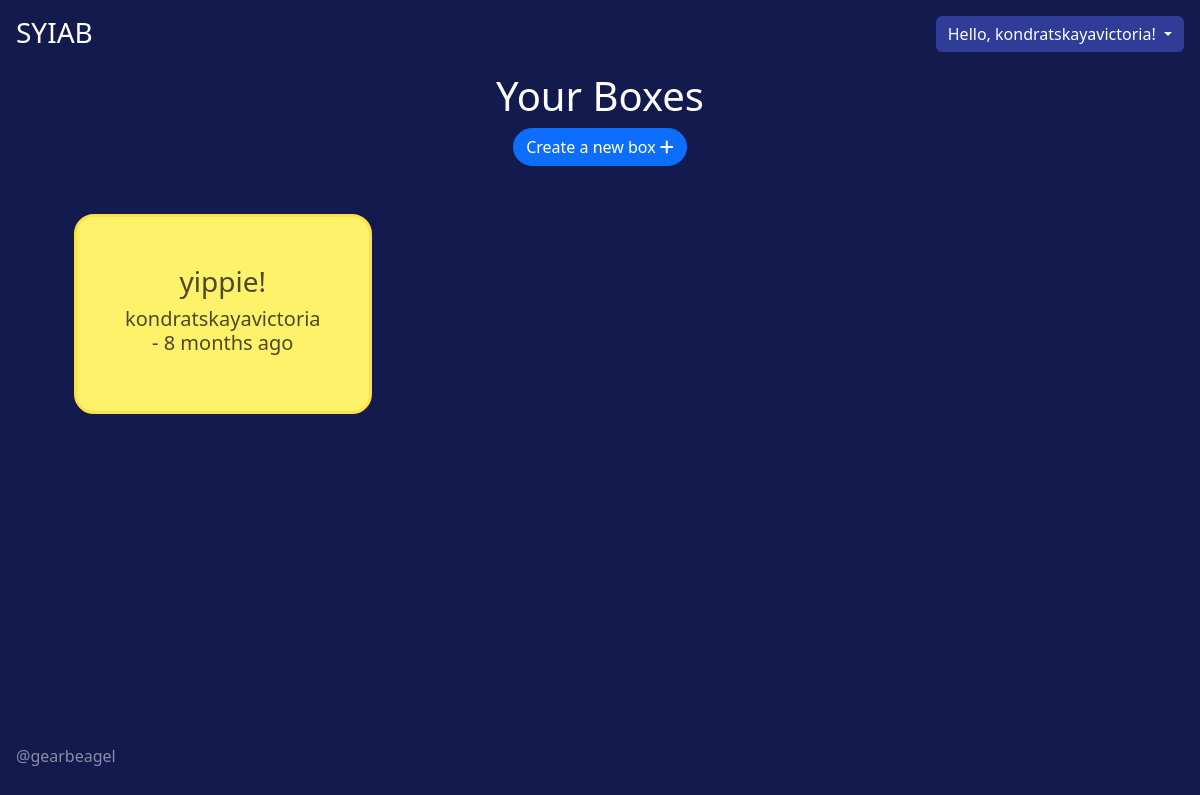
The page / (signed in) on the database its author committed.
### boxes/models.py (models this page shows, shortened)
class Box(models.Model):
    class Statuses(models.TextChoices):
        EDITED = 'E', _('Edited')
        LOCKED = 'L', _('Locked')
        OPENED = 'O', _('Opened')
    class Categories(models.TextChoices):
        FAMILY = 'FA', _('Family')
        TRAVEL = 'TR', _('Travel')
        FRIENDS = 'FR', _('Friends')
        LOVE = 'LO', _('Love')
        HOBBY = 'HO', _('Hobby')
        OTHER = 'O', _('Other')
    name = models.CharField(max_length=100)
    slug = models.SlugField(unique=True, blank=True)
    creator = models.ForeignKey(User, on_delete=models.CASCADE)
    date_created = models.DateTimeField(default=timezone.now)
    date_opening = models.DateTimeField()
    status = models.CharField(choices=Statuses.choices, default=Statuses.EDITED, max_length=100)
    category = models.CharField(choices=Categories.choices, default=Categories.OTHER, max_length=100)

### registration/views.py (the view)
# urls.py: 2. Add a URL to urlpatterns:  path('', views.home, name='home')
def home(request):
    context = {}
    message = ''
    context['message'] = message
    if request.user.is_authenticated:
        boxes = Box.objects.filter(creator=request.user).all().order_by('-date_created')
        if boxes:
            for box in boxes:
                box.humanized_opening_date = humanize.naturaltime(box.date_opening)
            context['boxes'] = boxes
    return render(request, 'main.html', context)

### templates/main.html (shortened to what this page needs)
{% load static %}
<!DOCTYPE html>
<html lang="en" class="h-100" data-bs-theme="auto">
<head>
    <link href="https://cdn.jsdelivr.net/npm/bootstrap@5.3.3/dist/css/bootstrap.min.css" rel="stylesheet"
>
    <link href="{% static 'fontawesomefree/css/fontawesome.css' %}" rel="stylesheet" type="text/css">
    <link href="{% static 'fontawesomefree/css/brands.css' %}" rel="stylesheet" type="text/css">
    <link href="{% static 'fontawesomefree/css/solid.css' %}" rel="stylesheet" type="text/css">
</head>
<body class="d-flex h-100 text-center text-bg-dark" style="background-color: #131A4E !important;">
<div class="cover-container d-flex w-100 h-100 p-3 mx-auto flex-column">
    <header class="mb-3 sticky-md-top">
        <div>
            <a href="{% url "home" %}" style="text-decoration: none"><h3 class="float-md-start mb-0">SYIAB</h3></a>
        </div>
        {% if user.is_authenticated %}
            <div class="dropdown-menu-end float-md-end">
                <button class="btn btn-secondary dropdown-toggle" type="button" id="dropdownMenuButton"
                        data-bs-toggle="dropdown" aria-expanded="false" style="background-color: #2F3D99; border: none">
                    Hello, {{ user.username }}!
                </button>
            </div>
        {% endif %}
    </header>
    <main>
        <div class="position-fixed top-0 end-0 p-3 mt-5">
        </div>
        {% block content %}
            {% if not user.is_authenticated %}
                <div class="px-3">
                    <h1>See You in a Bunch.</h1>
                    <p class="lead">"See you in a Bunch" (or SYIAB) is a web application, that serves as a time
                        capsule.</p>
                    <p class="lead">
                        <a href="{% url 'registration' %}" class="btn btn-lg btn-light fw-bold border-white bg-white">Get
                            Started</a>
                    </p>
                </div>
            {% else %}
                <div class="mt-1">
                    <h1>Your Boxes</h1>
                    <a href="{% url 'create_box' %}" title='Create a new box'>
                        <button class="btn btn-primary btn-floating" style="border-radius: 20px">Create a new box <i
                                class="fas fa-plus"></i></button>
                    </a>
                    {% if boxes %}
                        <div class="grid-container mt-5 justify-content-center"
                             data-masonry='{"percentPosition": true }'>
                            {% for box in boxes %}
                                <div class="col-sm-5 col-lg-3 mb-4 mx-lg-5">
                                    {% if box.status == 'E' or box.status == "O" %}
                                        <a href="{% url 'view_box' box_id=box.id %}">
                                        <div class="card p-5" style="margin: 10px">
                                        <h3>{{ box.name }}</h3>
                                        <h5>{{ box.creator.username }} - {{ box.humanized_opening_date }}</h5>
                                    {% else %}
                                        <div class="card p-5 mx-5" style="margin: 10px">
                                        <h3>{{ box.name }}</h3>
                                        <h5>{{ box.creator.username }} - {{ box.humanized_opening_date }}</h5>
                                    {% endif %}
                                    </div></a>
                                </div>
                            {% endfor %}
                        </div>
                    {% else %}
                        <div class="mt-5">
                            <h4>No boxes created yet. :c</h4>
                        </div>
                    {% endif %}
                </div>
            {% endif %}
        {% endblock %}
    </main>
    {% block footer %}
        <footer class="mt-xl-auto text-white-50 sticky-md-bottom">
            <div class="float-md-start">
                <p>@gearbeagel</p>
            </div>
        </footer>
    {% endblock %}
</div>
</body>
</html>

### templates/main.html (style rules this page uses)
.card { background-color: #FEF26B; border: 3px solid #FEE148; border-radius: 20px; color: #4E4826; width: fit-content; }
a, a:hover { text-decoration: none; color: inherit; }

### rows shown on the page
Box: name "yippie!", creator.username "kondratskayavictoria", humanized_opening_date "8 months ago"

### other values the page prints
{{ user.username }} "kondratskayavictoria"
